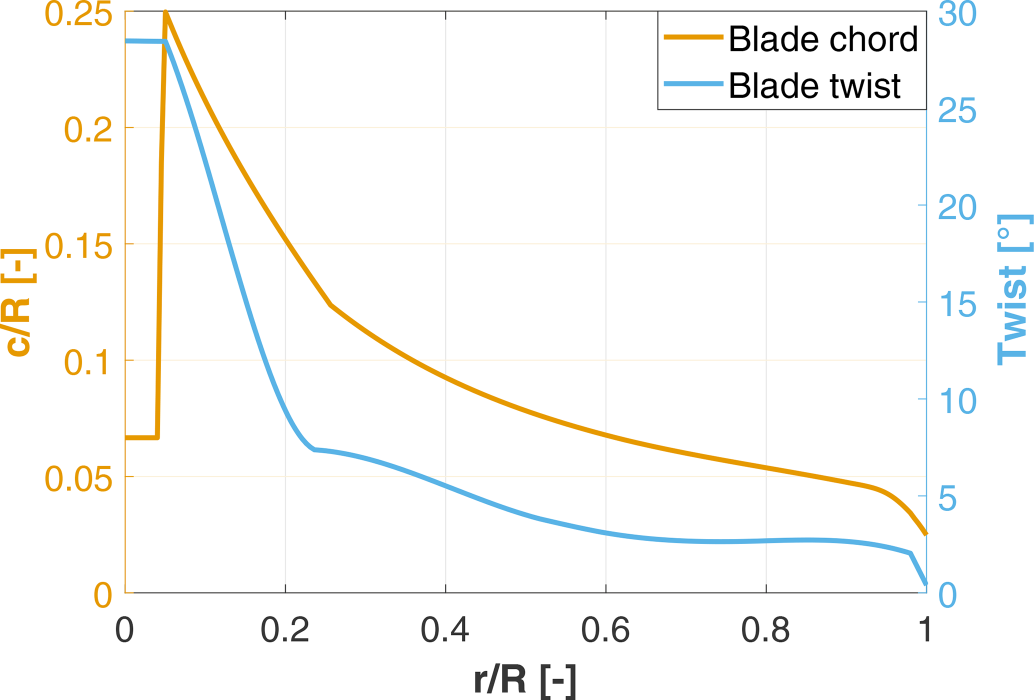
#> input picture validation/cases/tum_g06/extraction/nanos2022_fig2_original.png, 2067 x 1400 px (shown at 1/2 size)
$ python digitise_fig2.py
#> lines starting #> are read from the running program, lines starting #| are printed output that depends on the picture; after the words box and inside, x2 and y2 are one past the last pixel; in counts of white or black regions, pixels touching at a corner belong together
"""Digitise Fig. 2 of Nanos et al. (2022) (G06 chord c/R and twist vs r/R) from the embedded raster
(nanos2022_fig2_original.png, 2067x1400 px, image 0 of PDF page 6).
Calibration from gridlines found by pixel scan: x: r/R 0.2/0.4/0.6/0.8 at px 570.5/891.0/1211.5/1532.0;
y: c/R 0.05/0.10/0.15/0.20 (right twist axis 0..30 deg spans the same height as c/R 0..0.25, i.e. twist = 120*(c/R value)) at px 952.5/719.5/487.5/254.5,
axis line y=0 at px 1185. Curve y per column = mean of pixels of the curve colour (lines ~8 px thick).
"""
import os
import numpy as np
import cv2
import pandas as pd
HERE = os.path.dirname(os.path.abspath(__file__))
img = cv2.imread(os.path.join(HERE, "nanos2022_fig2_original.png"))[:, :, ::-1].astype(int)
X = (570.5, 0.2, 1532.0, 0.8)
Y = (952.5, 0.05, 254.5, 0.20)
lin = lambda p, c: c[1] + (p - c[0]) * (c[3] - c[1]) / (c[2] - c[0])
inv = lambda v, c: c[0] + (v - c[1]) * (c[2] - c[0]) / (c[3] - c[1])
COL = {"chord": (230, 153, 0), "twist": (89, 179, 230)}
masks = {k: np.sqrt(((img - np.array(v)) ** 2).sum(-1)) < 40 for k, v in COL.items()}
#> masks = 2 items
for m in masks.values():
    m[:230, 1300:] = False     # legend
    m[1180:, :] = False        # axis
    m[:, :245] = False; m[:, 1853:] = False   # tick labels of both axes
#> this loop made 2 passes
masks['twist'][:1090, 1836:] = False   # blue right-axis line/label pixels above the tip part of the twist curve
curves = {}
for k, m in masks.items():
    xs, ys = [], []
    for x in range(250, 1853):
        yy = np.nonzero(m[:, x])[0]
        if len(yy):
            xs.append(x); ys.append(yy.mean())
    curves[k] = (np.array(xs), np.array(ys))
#> this loop made 2 passes
#> k on passes 1 to 2: 'chord', 'twist'
#> after the loop, curves = 2 items
rR = np.round(np.concatenate([[0.06, 0.07, 0.08, 0.09], np.arange(0.10, 0.951, 0.025), [0.96, 0.97, 0.98, 0.99, 0.995]]), 4)
out = pd.DataFrame({"r_R": rR})
for k, (xs, ys) in curves.items():
    px = inv(rR, X)
    out[k + "_px_y"] = np.interp(px, xs, ys)
out["c_R"] = np.round(lin(out.chord_px_y, Y), 5)
out["twist_deg"] = np.round(lin(out.twist_px_y, Y) * 120, 3)    # right axis 0..30 deg spans left 0..0.25 -> x120
out.to_csv(os.path.join(HERE, "fig2_digitised.csv"), index=False)
# root part (for the notes): chord/twist near r/R 0..0.06
for k, (xs, ys) in curves.items():
    sel = xs < inv(0.07, X)
    print(k, "root samples r/R,value:", [(round(lin(x, X), 3), round(lin(y, Y) * (120 if k == "twist" else 1), 3)) for x, y in zip(xs[sel][::8], ys[sel][::8])])
ov = img[:, :, ::-1].astype(np.uint8).copy()
#> ov is the input picture: shape (1400, 2067, 3); mean B, G, R 247.6, 249.5, 249.5
for _, r in out.iterrows():
    x = int(round(inv(r.r_R, X)))
    cv2.drawMarker(ov, (x, int(round(r.chord_px_y))), (0, 0, 0), cv2.MARKER_CROSS, 18, 2)
    cv2.drawMarker(ov, (x, int(round(r.twist_px_y))), (0, 0, 255), cv2.MARKER_CROSS, 18, 2)
#> this loop made 44 passes
#> x on passes 1 to 12: 346, 362, 378, 394, 410, 450, 490, 530, 570, 611, 651, 691
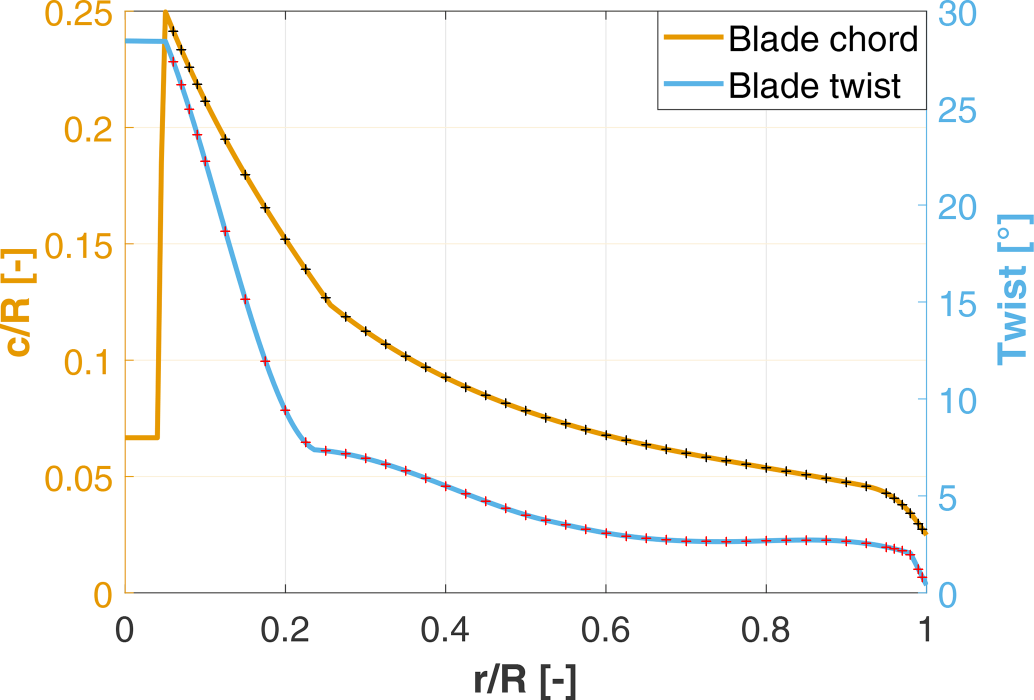
#> ov: shape (1400, 2067, 3) (shown at 1/2 size); 0.33% of pixels changed, all inside (x1, y1, x2, y2) = (336, 52, 1855, 1165)
cv2.imwrite(os.path.join(HERE, "fig2_overlay.png"), ov)
print(out[["r_R", "c_R", "twist_deg"]].to_string())
#> (printed output is left out)

$ run again, with validation/cases/tum_g06/extraction/nanos2022_fig8_original.png copied over validation/cases/tum_g06/extraction/nanos2022_fig2_original.png
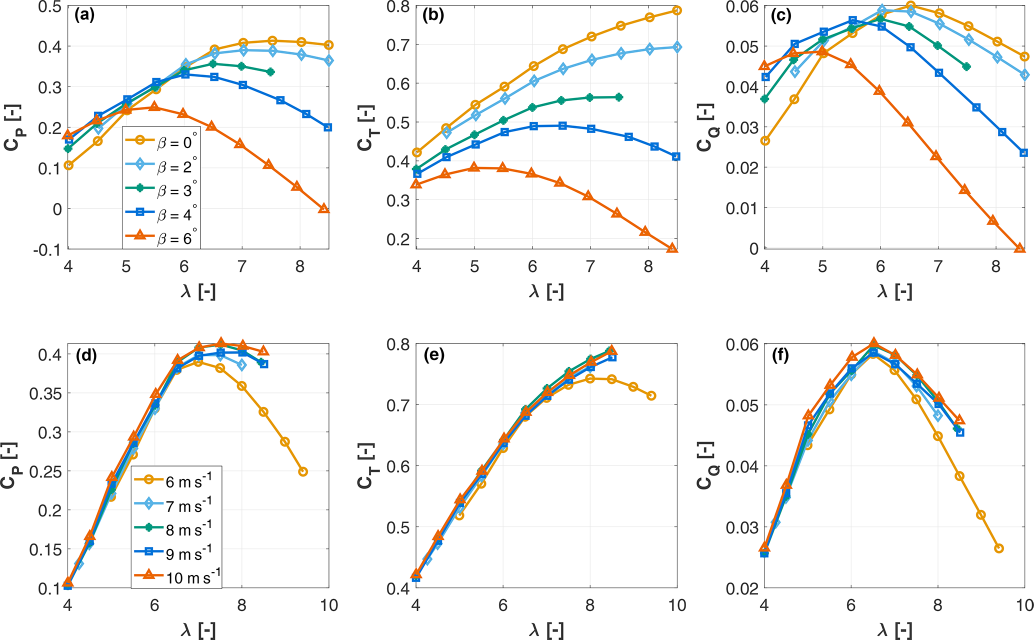
#> input picture validation/cases/tum_g06/extraction/nanos2022_fig8_original.png, 2067 x 1279 px (shown at 1/2 size)
#> masks = 2 items
#> the loop `for m in masks.values():` made 2 passes
#> the loop `for k, m in masks.items():` made 2 passes
#> k on passes 1 to 2: 'chord', 'twist'
#> the loop `for k, (xs, ys) in curves.items():` made 2 passes
#> ov is the input picture: shape (1279, 2067, 3); mean B, G, R 244, 245.3, 245.1
#> the loop `for _, r in out.iterrows():` made 44 passes
#> x on passes 1 to 8: 346, 362, 378, 394, 410, 450, 490, 530
#> after the loop `for _, r in out.iterrows():`:
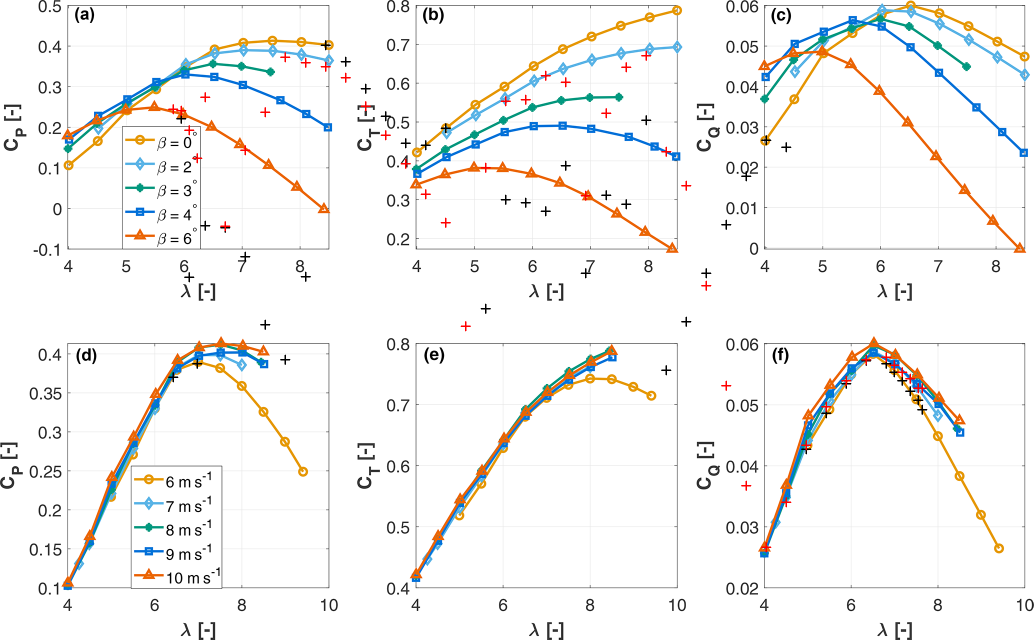
#> ov: shape (1279, 2067, 3) (shown at 1/2 size); 0.35% of pixels changed, all inside (x1, y1, x2, y2) = (336, 80, 1855, 1105)
#> (printed output is left out)
